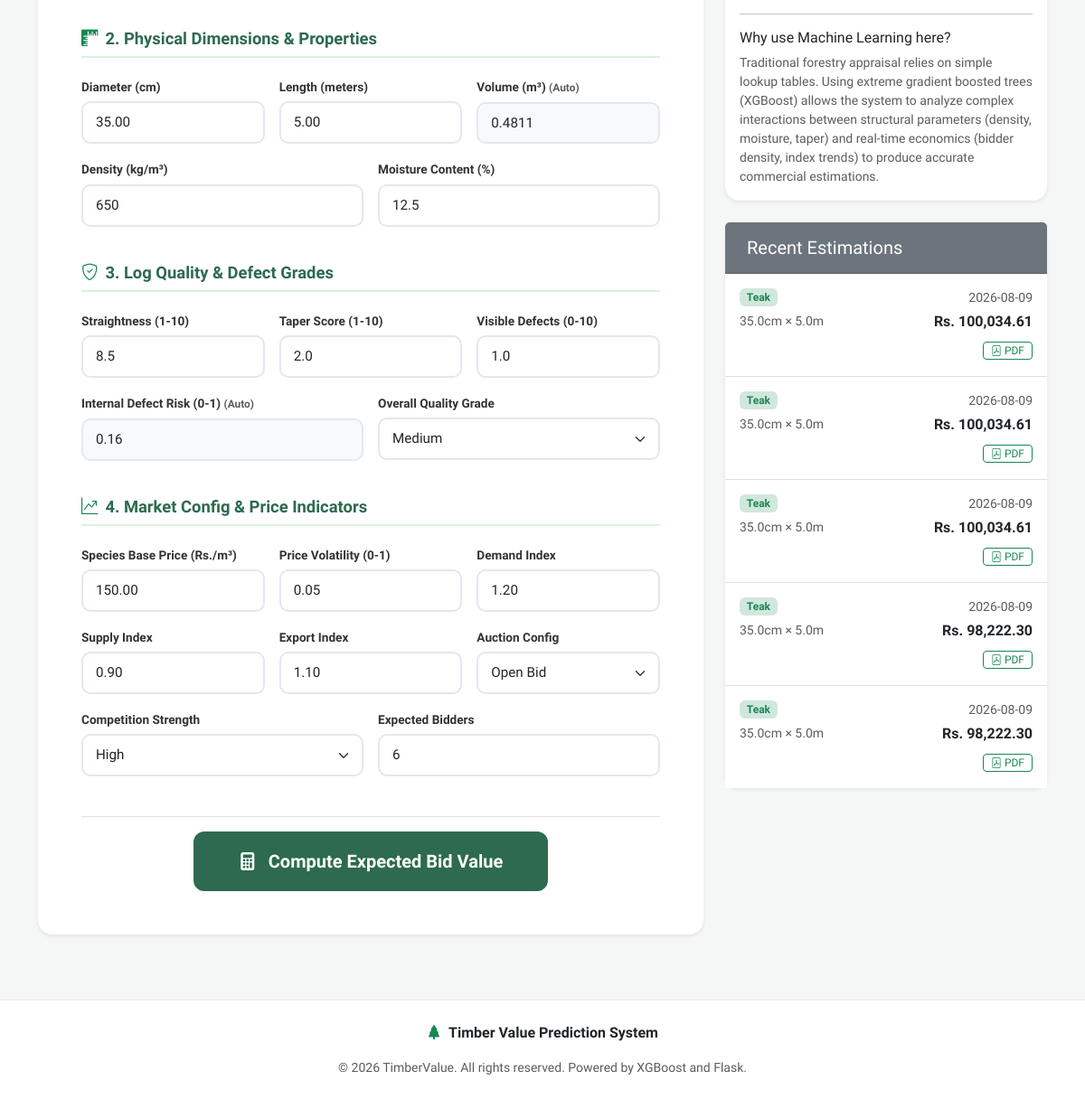
Before: / (lower part) with the older database file.
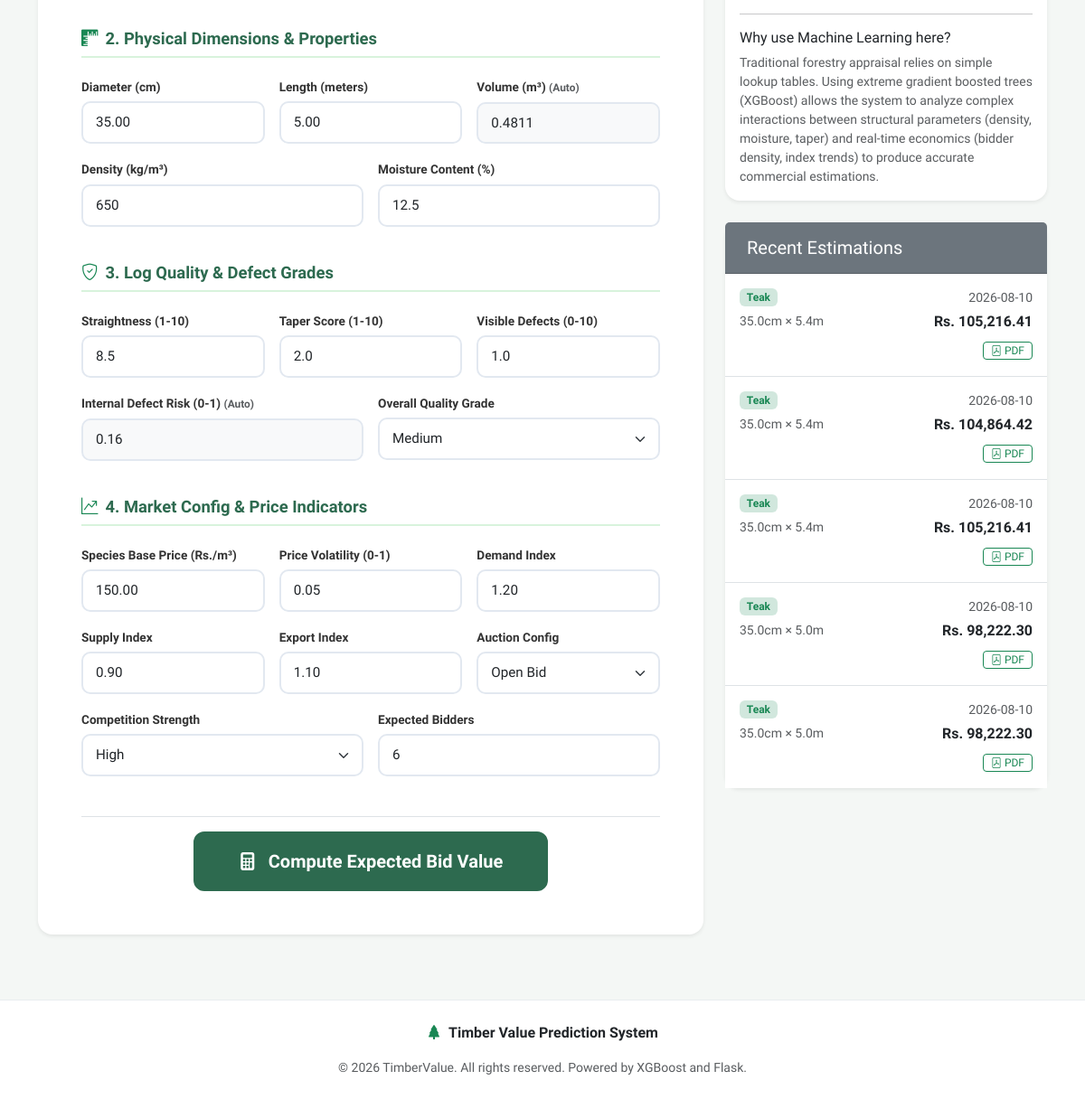
After: the same page with the newer database file.
### tables this page shows
CREATE TABLE predictions_history (
                id INTEGER PRIMARY KEY AUTOINCREMENT,
                timestamp DATETIME DEFAULT CURRENT_TIMESTAMP,
                species TEXT,
                region TEXT,
                season TEXT,
                auction_type TEXT,
                competition_level TEXT,
                diameter_cm REAL,
                length_m REAL,
                volume_m3 REAL,
                straightness_score REAL,
                taper_score REAL,
                visible_defects_score REAL,
                internal_defect_risk REAL,
                density_kg_m3 REAL,
                moisture_content REAL,
                quality_grade INTEGER,
                avg_market_price_species REAL,
                price_volatility REAL,
                market_demand_index REAL,
                supply_index REAL,
                export_demand_index REAL,
                num_expected_bidders INTEGER,
                predicted_value REAL,
                low_bound REAL,
                high_bound REAL,
                starting_bid REAL,
                expected_final_price REAL,
                sale_probability REAL
            );

### app.py (the view)
@app.route("/")
def home():
    history = get_prediction_history()
    return render_template("index.html", history=history)

### app.py (called while the page is built)
def get_prediction_history():
    try:
        conn = sqlite3.connect(DB_PATH)
        cursor = conn.cursor()
        cursor.execute("""
            SELECT id, timestamp, species, diameter_cm, length_m, predicted_value
            FROM predictions_history
            ORDER BY timestamp DESC
            LIMIT 5
        """)
        rows = cursor.fetchall()
        conn.close()
        history = []
        for r in rows:
            history.append({
                'id': r[0],
                'timestamp': r[1],
                'species': r[2],
                'diameter_cm': r[3],
                'length_m': r[4],
                'predicted_value': r[5]
            })
        return history
    except Exception as e:
        print(f"[DATABASE ERROR] Failed to fetch history: {e}")
        return []

### templates/index.html (shortened to what the changed rows need)
{% extends "base.html" %}
{% block content %}
<div class="row g-4">
    <div class="col-lg-4">
        <div class="card shadow-sm border-0">
            <div class="card-body p-0">
                {% if history %}
                    <div class="list-group list-group-flush">
                        {% for item in history %}
                            <div class="list-group-item p-3">
                                <div class="d-flex justify-content-between align-items-center mb-1">
                                    <span class="badge bg-success-subtle text-success">{{ item.species }}</span>
                                    <span class="small text-muted">{{ item.timestamp.split(' ')[0] }}</span>
                                </div>
                                <div class="d-flex justify-content-between align-items-center">
                                    <span class="small text-muted">{{ item.diameter_cm }}cm &times; {{ item.length_m }}m</span>
                                    <strong class="text-dark">Rs. {{ "{:,.2f}".format(item.predicted_value) }}</strong>
                                </div>
                                <div class="mt-2 text-end">
                                    <a href="/download-report/{{ item.id }}" class="btn btn-sm btn-outline-success py-0 px-2" style="font-size: 0.75rem;">
                                        <i class="bi bi-file-pdf"></i> PDF
                                    </a>
                                </div>
                            </div>
                        {% endfor %}
                    </div>
                {% else %}
                    <div class="p-4 text-center text-muted">
                        <i class="bi bi-database-exclamation fs-3 d-block mb-2"></i>
                        <span class="small">No predictions stored in database yet.</span>
                    </div>
                {% endif %}
            </div>
        </div>
    </div>
</div>
{% endblock %}

Changed rows visible on the page:
no longer on this page (row unchanged): predictions_history: species "Teak", timestamp "2026-08-09", diameter_cm "35.0", length_m "5.0", predicted_value "100,034.61"
no longer on this page (row unchanged): predictions_history: species "Teak", timestamp "2026-08-09", diameter_cm "35.0", length_m "5.0", predicted_value "100,034.61"
no longer on this page (row unchanged): predictions_history: species "Teak", timestamp "2026-08-09", diameter_cm "35.0", length_m "5.0", predicted_value "100,034.61"
no longer on this page (row unchanged): predictions_history: species "Teak", timestamp "2026-08-09", diameter_cm "35.0", length_m "5.0", predicted_value "98,222.30"
no longer on this page (row unchanged): predictions_history: species "Teak", timestamp "2026-08-09", diameter_cm "35.0", length_m "5.0", predicted_value "98,222.30"
added predictions_history: species "Teak", timestamp "2026-08-10", diameter_cm "35.0", length_m "5.4", predicted_value "105,216.41"
added predictions_history: species "Teak", timestamp "2026-08-10", diameter_cm "35.0", length_m "5.4", predicted_value "104,864.42"
added predictions_history: species "Teak", timestamp "2026-08-10", diameter_cm "35.0", length_m "5.4", predicted_value "105,216.41"
added predictions_history: species "Teak", timestamp "2026-08-10", diameter_cm "35.0", length_m "5.0", predicted_value "98,222.30"
added predictions_history: species "Teak", timestamp "2026-08-10", diameter_cm "35.0", length_m "5.0", predicted_value "98,222.30"
